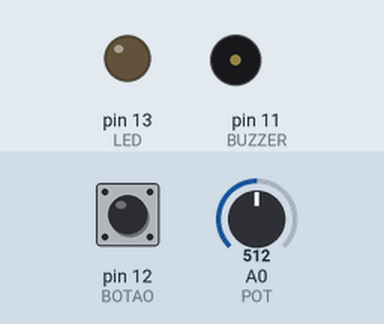
Recording of a sketch running on a simulated Arduino Uno, built with avr-gcc and run on an emulated ATmega328P. Parts: output pins drawn as LEDs (lit = HIGH), buzzer (waves = sounding, pin HIGH). Inputs (shaded band) come from the test bench; at power-on: pin 12 (BOTAO) HIGH, A0 (POT) = 512. What the sketch prints to the serial monitor is not drawn.

Above: at 1.2 s.
1.3 s: pin 12 (BOTAO) pulled LOW for 0.15 s
At 2.0 s:
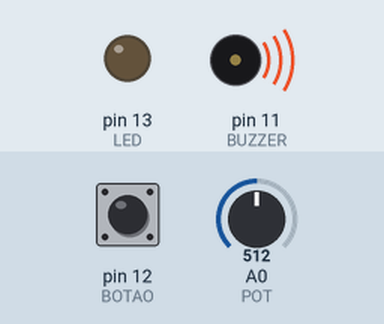
At 2.7 s:
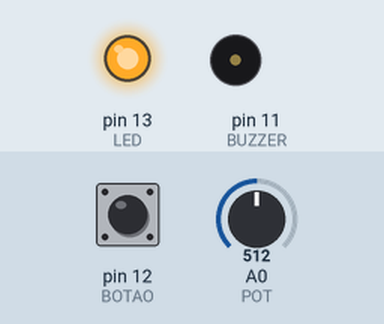
9.8 s: pin 12 (BOTAO) pulled LOW for 3.2 s
At 10.6 s:
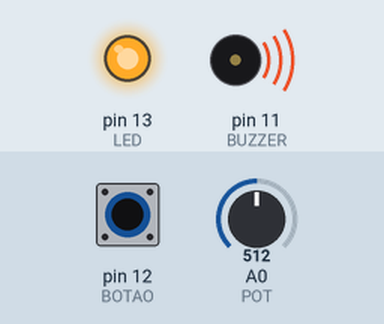
Timing chart, 0 to 21.4 s (numbered marks = the images above; inputs shaded):
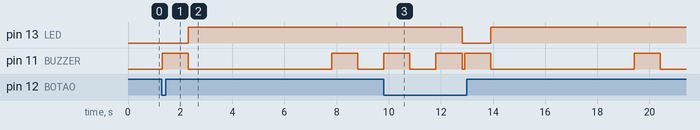

Measured:
- after the input at 1.3 s, pin 13 (LED): LOW → HIGH after 1.0 s; pin 11 (BUZZER): alternates HIGH for 1.0 s and LOW for 5.5 s, starting at once

The sketch:

ex14_temporizador_ajustavel.ino
```cpp
/* DÉCIMO QUARTO PROGRAMA (TEMPORIZADOR AJUSTÁVEL)
   DANIEL RODRIGUES DE SOUSA 05/11/2022 */

#define LED     13  //definição do LED
#define BUZZER  11  //definição do BUZZER
#define BOTAO   12  //definição do Botão
#define POT     A0  //definição do potenciômetro

unsigned int tempo;

void setup()
{
  pinMode(LED, OUTPUT);     //definição da direção dos pinos
  pinMode(BUZZER, OUTPUT);
  pinMode(BOTAO, INPUT);
  Serial.begin(9600);       //configura serial
}

void loop()
{
  delay(100);
  tempo = analogRead(POT);  //lê o potenciômetro
  tempo = map(tempo, 0, 1023, 1000, 10000);
  Serial.println(tempo);    //imprime o valor

  if(digitalRead(BOTAO) == 0)   //se botão pressionado
  {
    digitalWrite(BUZZER, HIGH); //liga BUZZER
    delay(1000);                //tempo de 1 segundo
    digitalWrite(BUZZER, LOW);  //desliga BUZZER

    digitalWrite(LED, HIGH);    //liga LED
    delay(tempo);               //tempo
    digitalWrite(BUZZER, HIGH); //liga BUZZER
    delay(1000);                //tempo de 1 segundo
    digitalWrite(BUZZER, LOW);  //desliga BUZZER
    delay(1000);                //tempo de 1 segundo
    digitalWrite(BUZZER, HIGH); //liga BUZZER
    delay(1000);                //tempo de 1 segundo
    digitalWrite(BUZZER, LOW);  //desliga BUZZER
    delay(1000);                //tempo de 1 segundo
    digitalWrite(BUZZER, HIGH); //liga BUZZER
    delay(1000);                //tempo de 1 segundo
    digitalWrite(BUZZER, LOW);  //desliga BUZZER
  }
  digitalWrite(LED, LOW);       //se não, desliga LED
}
```
